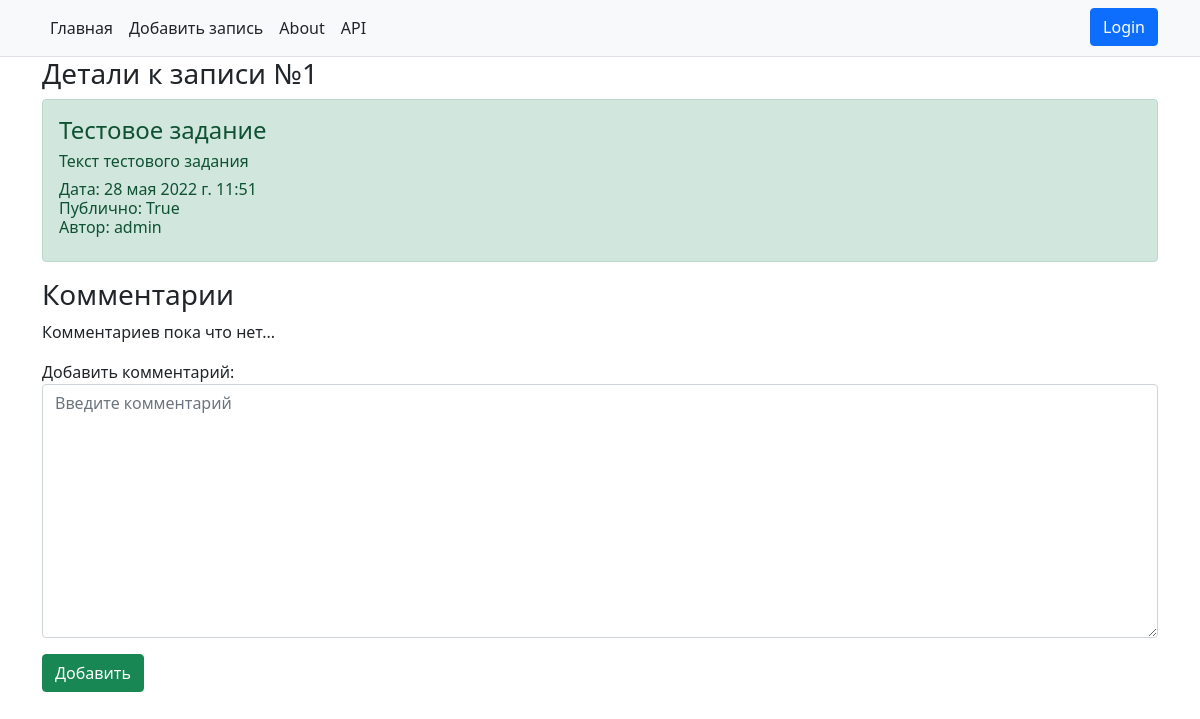
Page /details/1 on the earlier database version.
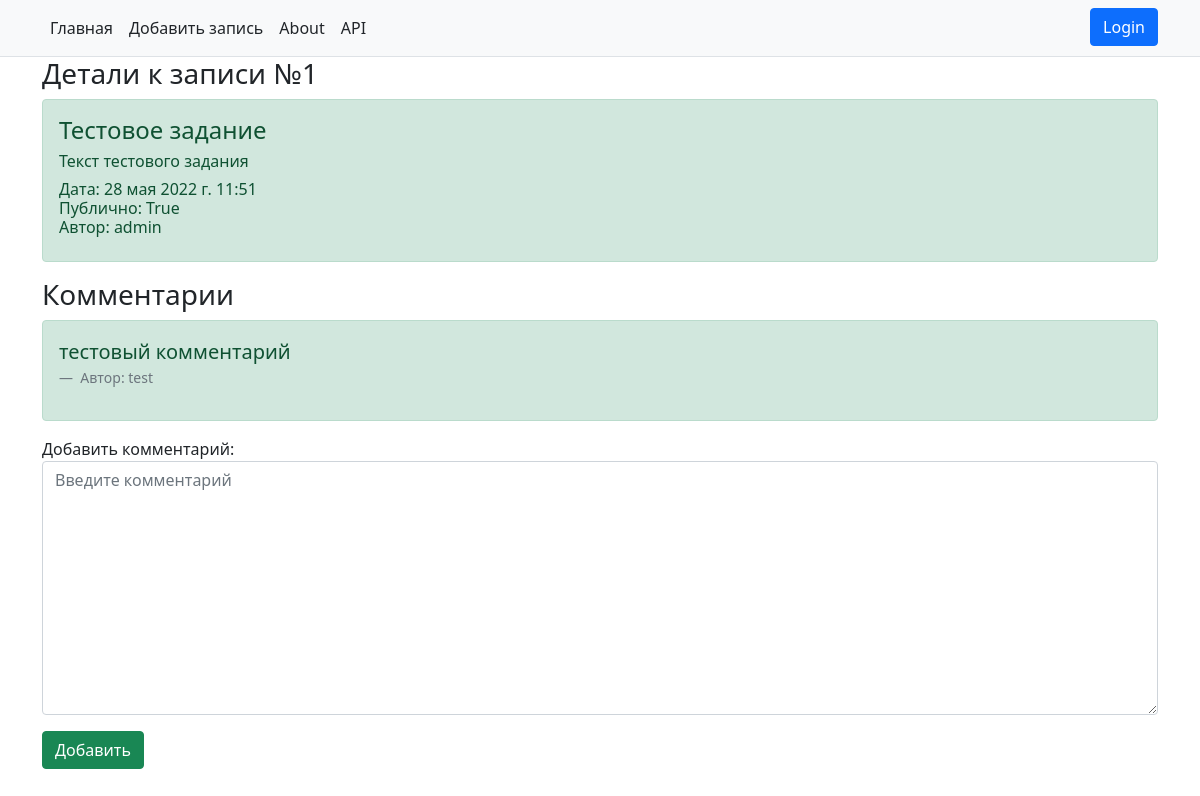
Same page on the later database version.
### todo_manager/models.py (models this page shows, shortened)
class ToDoModel(models.Model):
    class StatusNote(models.IntegerChoices):  # Выбор статуса задачи
        ACTIVE = 1, _('Активно')
        POSTPONED = 2, _('Отложено')
        DONE = 3, _('Выполнено')
    author = models.ForeignKey(User, on_delete=models.CASCADE)
    title = models.CharField("Заголовок", max_length=150)
    message = models.TextField("Текст заметки", max_length=5000)
    status = models.IntegerField(verbose_name="Статус", default=StatusNote.ACTIVE, choices=StatusNote.choices)
    important = models.BooleanField("Важно", default=False)
    public = models.BooleanField("Публично", default=False)
    time_field = models.DateTimeField(verbose_name="Дата", default=get_date)
    class Meta:
        verbose_name = _("Задача")
        verbose_name_plural = _("Задачи")

class Comments(models.Model):
    comment = models.TextField("Текст комментария", max_length=5000)
    author = models.ForeignKey(User, on_delete=models.CASCADE, verbose_name="Автор")
    todo_post = models.ForeignKey(ToDoModel, on_delete=models.CASCADE, verbose_name="Пост", default=None)
    class Meta:
        verbose_name = _("Комментарий")
        verbose_name_plural = _("Комментарии")

### todo_manager/views.py (the view, shortened to what this page needs)
# urls.py: path('details/<int:pk>', views.DetailViews.as_view(), name='details')
class DetailViews(View):
    def get(self, request, pk):
        obj = ToDoModel.objects.get(pk=pk)
        comments = Comments.objects.all()
        comments_filter = comments.filter(todo_post_id=pk)
        form = CommentForm(request.POST)
        content = {'obj': obj,
                   'user': request.user,
                   'form': form,
                   'comments': comments_filter}
        return render(request, 'todo_manager/details.html', content)

### todo_manager/forms.py
class CommentForm(ModelForm):
    class Meta:
        model = Comments
        fields = {"comment"}
        widgets = {"comment": Textarea(attrs={"placeholder": "Введите комментарий",
                                              "class": "form-control"})}

### todo_manager/templates/todo_manager/details.html (shortened to what this page needs)
{% extends "todo_manager/base.html" %}
{% block content %}
    <h3>Детали к записи №{{ obj.id }}</h3>
    <div class="alert alert-success mt-2">
        <h4>{{ obj.title }}</h4>
        <p class="h6">{{ obj.message }}</p>
        <p class="h6">Дата: {{ obj.time_field }}<br>
            Публично: {{ obj.public }}<br>
            Автор: {{ obj.author }}
        </p>
    </div>
    <h3>Комментарии</h3>
    {% if comments %}
        <div class="alert alert-success mt-2">
            <figure>
                {% for comment in comments %}
                    <blockquote class="blockquote">
                        <p>{{ comment.comment }}</p>
                    </blockquote>
                    <figcaption class="blockquote-footer"> Автор: {{ comment.author }} </figcaption>
                {% endfor %}
            </figure>
        </div>
    {% else %}
        <p>Комментариев пока что нет...</p>
    {% endif %}
    <form method="post">
        <p>Добавить комментарий: {{ form.comment }}</p>
        <button type="submit" class="btn btn-success">Добавить</button>
    </form>
{% endblock %}

### todo_manager/templates/todo_manager/base.html (shortened to what this page needs)
<!DOCTYPE html>
<html lang="en">
<head>
    <link rel="stylesheet" href="https://cdn.jsdelivr.net/npm/bootstrap@5.1.3/dist/css/bootstrap.min.css">
</head>
<body>
<nav class="py-2 bg-light border-bottom">
    <div class="container d-flex flex-wrap">
        <ul class="nav me-auto">
            <li class="nav-item"><a href="{% url 'index' %}" class="nav-link link-dark px-2 active" aria-current="page">Главная</a>
            </li>
            <li class="nav-item"><a href="{% url 'add_note' %}" class="nav-link link-dark px-2">Добавить запись</a></li>
            <li class="nav-item"><a href="{% url 'about' %}" class="nav-link link-dark px-2">About</a></li>
            <li class="nav-item"><a href="{% url 'api' %}" class="nav-link link-dark px-2">API</a></li>
        </ul>
        <ul class="nav">
            {% if  user.is_active %}
                <li class="nav-item"><a class="nav-link link-dark px-2 active">{{ user }}</a></li>
                <li class="nav-item"><a href="{% url 'logout' %}" class="btn btn-primary" role="button">Logout</a></li>
            {% else %}
                <li class="nav-item"><a href="{% url 'login' %}" class="btn btn-primary" role="button">Login</a></li>
            {% endif %}
        </ul>
    </div>
</nav>
<div class="container">
    {% block content %}
    {% endblock %}
</div>
</body>
</html>

Differences in the rows shown:
added Comments: comment "тестовый комментарий", author "test"
Other differences:
text no longer shown: "Комментариев пока что нет..."
